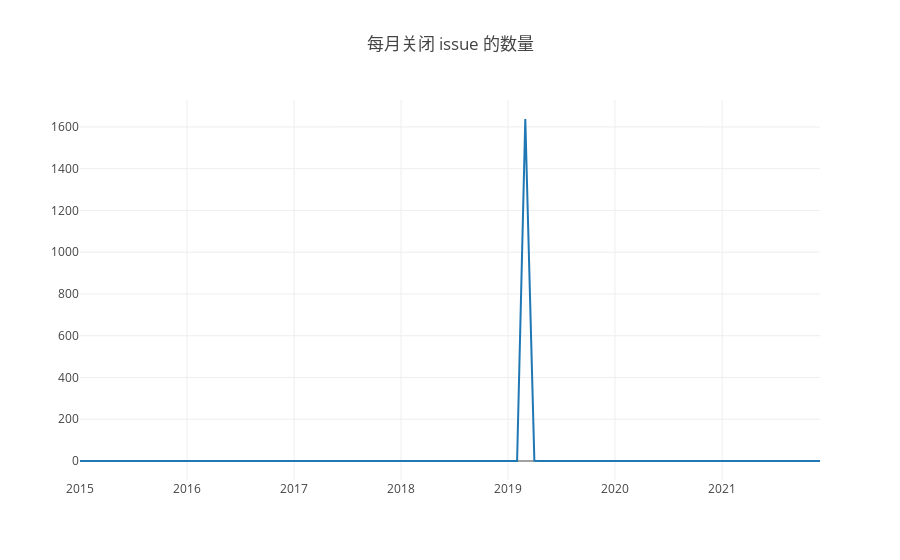

The cell this chart's notebook holds for it:
### Code cell
openDigger.render.plotly(
    [
        {x: year_month_axis, y: issues_close_per_month, mode: 'scatter', name: 'issue 数量'}
    ],
    {
        title: '每月关闭 issue 的数量'
    }
)

### Figure 1 — Plotly figure (JSON) as saved in the notebook; plotly's stock layout.template omitted (floating-point values rounded to 4 significant figures)
{"data": [{"mode": "scatter", "name": "issue 数量", "x": ["2015-1", "2015-2", "2015-3", "2015-4", "2015-5", "2015-6", "2015-7", "2015-8", "2015-9", "2015-10", "2015-11", "2015-12", "2016-1", "2016-2", "2016-3", "2016-4", "2016-5", "2016-6", "2016-7", "2016-8", "2016-9", "2016-10", "2016-11", "2016-12", "2017-1", "2017-2", "2017-3", "2017-4", "2017-5", "2017-6", "2017-7", "2017-8", "2017-9", "2017-10", "2017-11", "2017-12", "2018-1", "2018-2", "2018-3", "2018-4", "2018-5", "2018-6", "2018-7", "2018-8", "2018-9", "2018-10", "2018-11", "2018-12", "2019-1", "2019-2", "2019-3", "2019-4", "2019-5", "2019-6", "2019-7", "2019-8", "2019-9", "2019-10", "2019-11", "2019-12", "2020-1", "2020-2", "2020-3", "2020-4", "2020-5", "2020-6", "2020-7", "2020-8", "2020-9", "2020-10", "2020-11", "2020-12", "2021-1", "2021-2", "2021-3", "2021-4", "2021-5", "2021-6", "2021-7", "2021-8", "2021-9", "2021-10", "2021-11", "2021-12"], "y": ["0", "0", "0", "0", "0", "0", "0", "0", "0", "0", "0", "0", "0", "0", "0", "0", "0", "0", "0", "0", "0", "0", "0", "0", "0", "0", "0", "0", "0", "0", "0", "0", "0", "0", "0", "0", "0", "0", "0", "0", "0", "0", "0", "0", "0", "0", "0", "0", "0", "0", "1638", "1", "0", "0", "0", "0", "0", "0", "0", "0", "0", "0", "0", "0", "0", "0", "0", "0", "0", "0", "0", "0", "0", "0", "0", "0", "0", "0", "0", "0", "0", "0", "0", "0"]}], "layout": {"autosize": true, "title": {"text": "每月关闭 issue 的数量"}, "xaxis": {"autorange": true, "range": ["2015-01-01", "2021-12-01"], "type": "date"}, "yaxis": {"autorange": true, "range": [-91, 1729], "type": "linear"}}}
